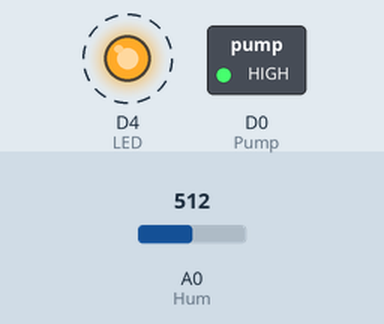
Recording of a sketch running on a simulated ESP8266 (NodeMCU). Shown: switched loads named in the sketch (green lamp = pin HIGH), output pins drawn as LEDs (lit = HIGH). Dashed ring = blinking. Inputs (shaded band) come from the test bench; at power-on: A0 (Hum) = 512. WiFi joins after 1.5 s; servers stay silent unless stated.

Above: at 3.05 s.
3.1 s: A0 (Hum) set to 788
6.1 s: A0 (Hum) set to 817
At 7.0 s:
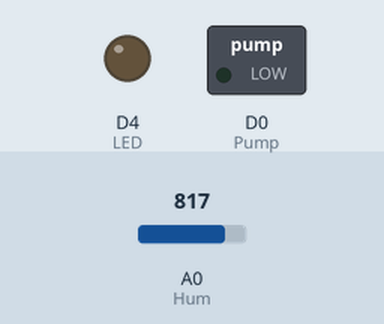
At 11.36 s:
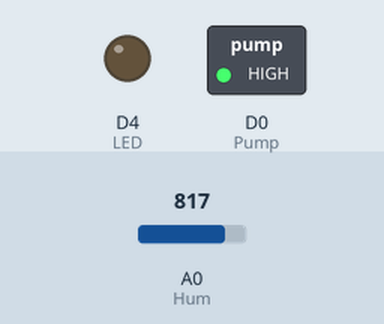
Timing chart, 0 to 12.9 s (numbered marks = the images above; inputs shaded):
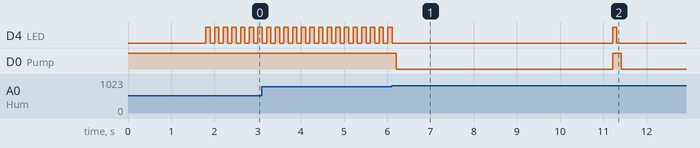

The sketch:

Automatic_Watering.ino
```cpp
#define BLYNK_PRINT Serial
#include <ESP8266WiFi.h>
#include <BlynkSimpleEsp8266.h>
char auth[]="ogmHvv3ziwjE_mKxn9NBrxVNVsewijH6";
char ssid[]="OTB";
char pass[]="AAAbbb9292";
BlynkTimer timer;
#define Pump D0
#define LED D4
#define Hum A0
#define ON LOW
#define OFF HIGH
int HumidityValue;
BLYNK_WRITE(V1)
{
  int pinValue = param.asInt();
  Serial.print("V1 Slider value is: ");
  Serial.println(pinValue);
     if(pinValue == 1){
      digitalWrite(Pump, ON);
      }else{
      digitalWrite(Pump, OFF);
      }
  }
BLYNK_READ(V2)
{
  Blynk.virtualWrite(V2,analogRead(Hum));
  }
void setup() {
  pinMode(LED,OUTPUT);
  pinMode(Pump,OUTPUT);
  digitalWrite(Pump,OUTPUT);
  Serial.begin(115200);
  Blynk.begin(auth, ssid, pass);
}
void loop() {
 HumidityValue = analogRead(Hum);
 if (HumidityValue >= 800)
 {
  digitalWrite(Pump, ON);
  delay(5000);
  digitalWrite(Pump, OFF);
  }
  digitalWrite(LED, HIGH);
  delay(100);
  digitalWrite(LED, LOW);
  delay(100);
  Blynk.run();
  timer.run();
}
```

Measured:
- the behaviour switches between 799 and 800 on A0 (Hum) (found by bisection; images 0 and 1)
- after the input at 6.1 s, D0 (Pump): HIGH → LOW after 0.11 s, → HIGH 5.0 s later, → LOW 0.20 s later
